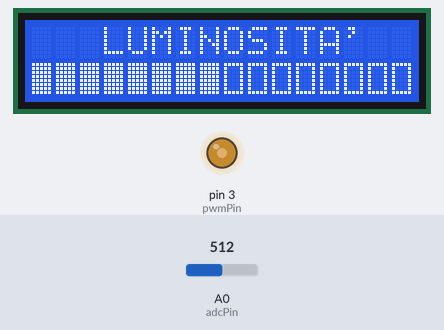
This sketch was run on a simulated Arduino Uno, built with avr-gcc and run on an emulated ATmega328P. Parts: 16×2 character LCD, output pins drawn as LEDs (lit = HIGH). The inputs (shaded band) are chosen by the test bench; at power-on: A0 (adcPin) = 512. What the sketch prints to the serial monitor is not drawn.

Above: at 4.3 s.
4.4 s: A0 (adcPin) set to 716
At 4.7 s:
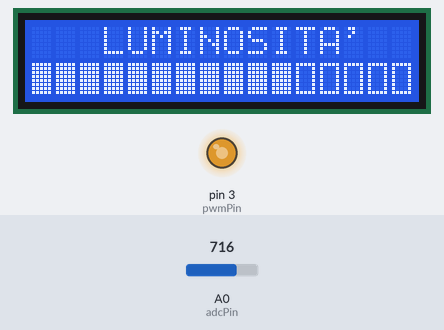
5.9 s: A0 (adcPin) set to 900
At 6.3 s:
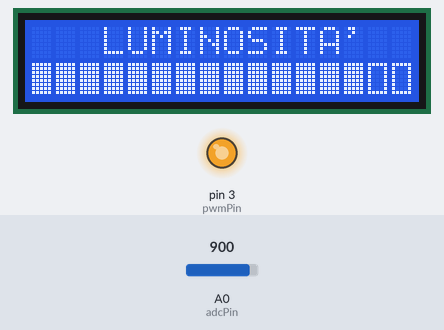
7.4 s: A0 (adcPin) set to 122
At 7.7 s:
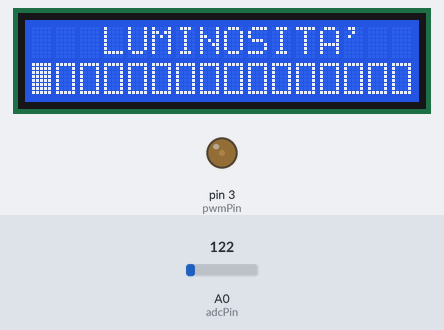
8.9 s: A0 (adcPin) set to 0
At 9.2 s:
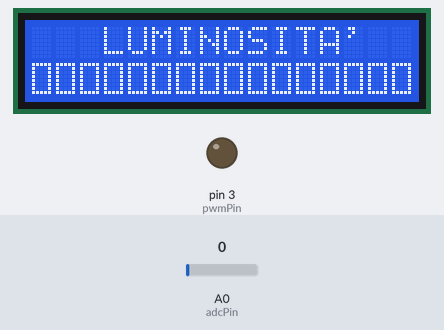
10.4 s: A0 (adcPin) set to 306
At 11.6 s:
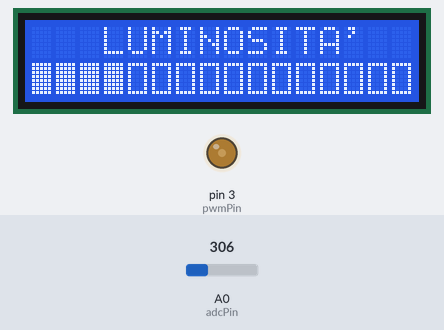
11.9 s: A0 (adcPin) set to 1023
At 13.4 s:
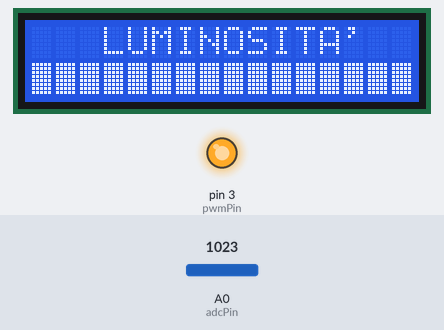
Timing chart, 0 to 14.4 s (numbered marks = the images above; inputs shaded):
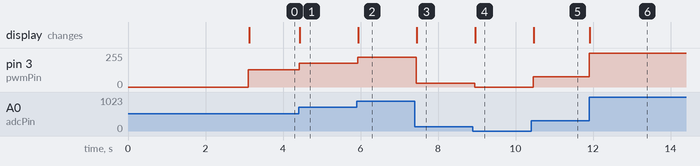

Measured:
- after the input at 4.4 s, pin 3 (pwmPin): 128/255 → 179/255 at once; the display: changes at once (image 1)
- after the input at 5.9 s, pin 3 (pwmPin): 179/255 → 225/255 at once; the display: changes after 0.05 s (image 2)
- after the input at 7.4 s, pin 3 (pwmPin): 225/255 → 30/255 at once; the display: changes after 0.06 s (image 3)
- after the input at 8.9 s, pin 3 (pwmPin): 30/255 → 0/255 after 0.05 s; the display: changes after 0.07 s (image 4)
- after the input at 10.4 s, pin 3 (pwmPin): 0/255 → 76/255 after 0.06 s; the display: changes after 0.07 s (image 5)
- after the input at 11.9 s, pin 3 (pwmPin): 76/255 → 255/255 at once; the display: changes at once (image 6)

The sketch:

led_strip_dimmer_lcd.ino
```cpp
#include <LCD_I2C.h>

#define adcPin A0
#define pwmPin 3

// Change the address according with the device in use
LCD_I2C lcd(0x3f);

// Custom haracters definition (rectangles used for progress bar)
uint8_t full[8] =
{
    0b11111,
    0b11111,
    0b11111,
    0b11111,
    0b11111,
    0b11111,
    0b11111,
    0b11111,
};

uint8_t empty[8] =
{
    0b11111,
    0b10001,
    0b10001,
    0b10001,
    0b10001,
    0b10001,
    0b10001,
    0b11111,
};

int adcValue = 0;
int pwmValue = 0;
int i=0;

void setup() {
  // Set mosfet control pin as output
  pinMode(pwmPin, OUTPUT);
  analogWrite(pwmPin, 0);

  // Initialize display
  lcd.begin();

  // Create custom chars
  lcd.createChar(0, full);
  lcd.createChar(1, empty);

  lcd.backlight();
  lcd.print(" PWM Led Dimmer");

  Serial.begin(115200);

  delay(3000);

  lcd.clear();
  lcd.setCursor(0, 0);
  lcd.print("   LUMINOSITA'");
}

void loop() {
  // Read analog value from potentiometer
  adcValue = analogRead(adcPin);

  // Truncate value to 8 bit
  pwmValue = adcValue >> 2;

  // Set pwm output
  analogWrite(pwmPin, pwmValue);

  // Display pwm value
  printBar(pwmValue);

  if(i++ == 10){
    Serial.print(adcValue);
    Serial.print(" ---> ");
    Serial.println(pwmValue);
    i = 0;
  }

  delay(50);
}

void printBar(int value){
  int i=0, j=16;
  lcd.setCursor(0, 1);
  unsigned char b=(value+1)/16;
  while(b > i){
    lcd.write(0);
    i++;
    j--;
  }
  while(j > 0){
    lcd.write(1);
    j--;
  }
}
```
